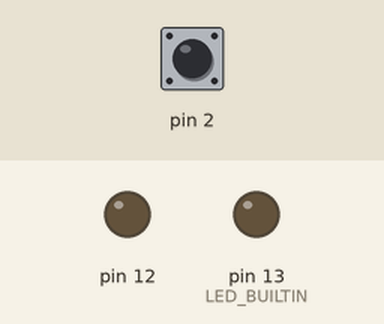
Simulated run of this sketch. Board: Arduino Uno, built with avr-gcc and run on an emulated ATmega328P. Shown: output pins drawn as LEDs (lit = HIGH). Inputs (shaded band) come from the test bench; at power-on: pin 2 LOW. What the sketch prints to the serial monitor is not drawn.

Above: at 1.2 s.
1.3 s: pin 2 driven HIGH
At 1.7 s:
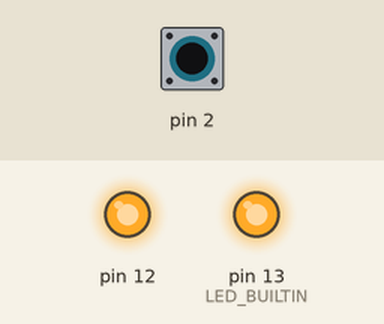
2.8 s: pin 2 pulsed LOW 2 times (0.12 s each, 0.3 s apart)
At 3.07 s:
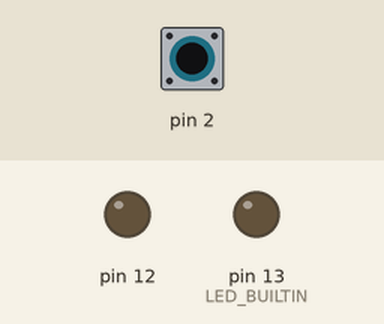
Timing chart, 0 to 5.8 s (numbered marks = the images above; inputs shaded):
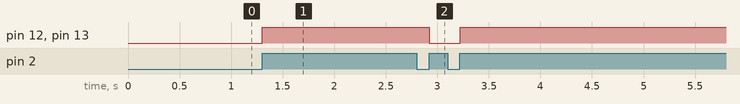

The sketch:

debouncing.ino
```cpp
class debouncer {

  private:
    const unsigned long debounce_latency;
    int prev_signal {LOW};
    unsigned long prev_signal_time{0};

  public:
    explicit debouncer(unsigned long latency = 100): debounce_latency {latency} {}

    int debounce(int current_signal) {

      Serial.println(current_signal);

      if((prev_signal == HIGH && current_signal == HIGH) || prev_signal == LOW && current_signal == LOW)
        return current_signal;

      if((millis() - prev_signal_time) > debounce_latency) {
        prev_signal_time = millis();

        if(current_signal == HIGH) prev_signal = HIGH;
        else if(current_signal == LOW) prev_signal = LOW;

        return current_signal;
      }

      return prev_signal;
    }

};


class controller {

  #define CLOSE false
  #define OPEN true
  #define READABLE true
  #define UNREADABLE false

  public:
    explicit controller(int in_pin, int out_pin, bool signal_debounce = true):
      in_pin {in_pin}, out_pin{out_pin}, signal_debounce {signal_debounce} {}

    void update() {
        int val = digitalRead(in_pin);
        if(signal_debounce) val = bounce_controller.debounce(val);

        if(val == HIGH) {
          if(readable) {
            readable = UNREADABLE;
            toggle_state();
            out();
          }
        } else {
          readable = READABLE;
        }
    }

  private:
    int in_pin, out_pin;
    bool state {CLOSE};
    bool readable {READABLE};
    bool signal_debounce;
    debouncer bounce_controller {};

  private:
    void toggle_state() {
          state = !state;
    }
    void out() {
      if(state == CLOSE) {
        digitalWrite(out_pin, LOW);
      }
      else { // state == OPEN
        digitalWrite(out_pin, HIGH);
      }
    }

};


void setup() {
  Serial.begin(9600);
  pinMode(2, INPUT);
  pinMode(12, OUTPUT);
  pinMode(LED_BUILTIN, OUTPUT);
}


controller ctl1 {2, LED_BUILTIN}; // test led with debouncing
controller ctl2 {2, 12, false}; // test led without debouncing

void loop() {

  ctl1.update(); // with debouncing
  ctl2.update(); // without debouncing

}
```

Measured:
- after the input at 1.3 s, pin 12, pin 13 (LED_BUILTIN): LOW → HIGH at once
- after the input at 2.8 s, pin 12, pin 13 (LED_BUILTIN): HIGH → LOW after 0.12 s, → HIGH 0.30 s later
